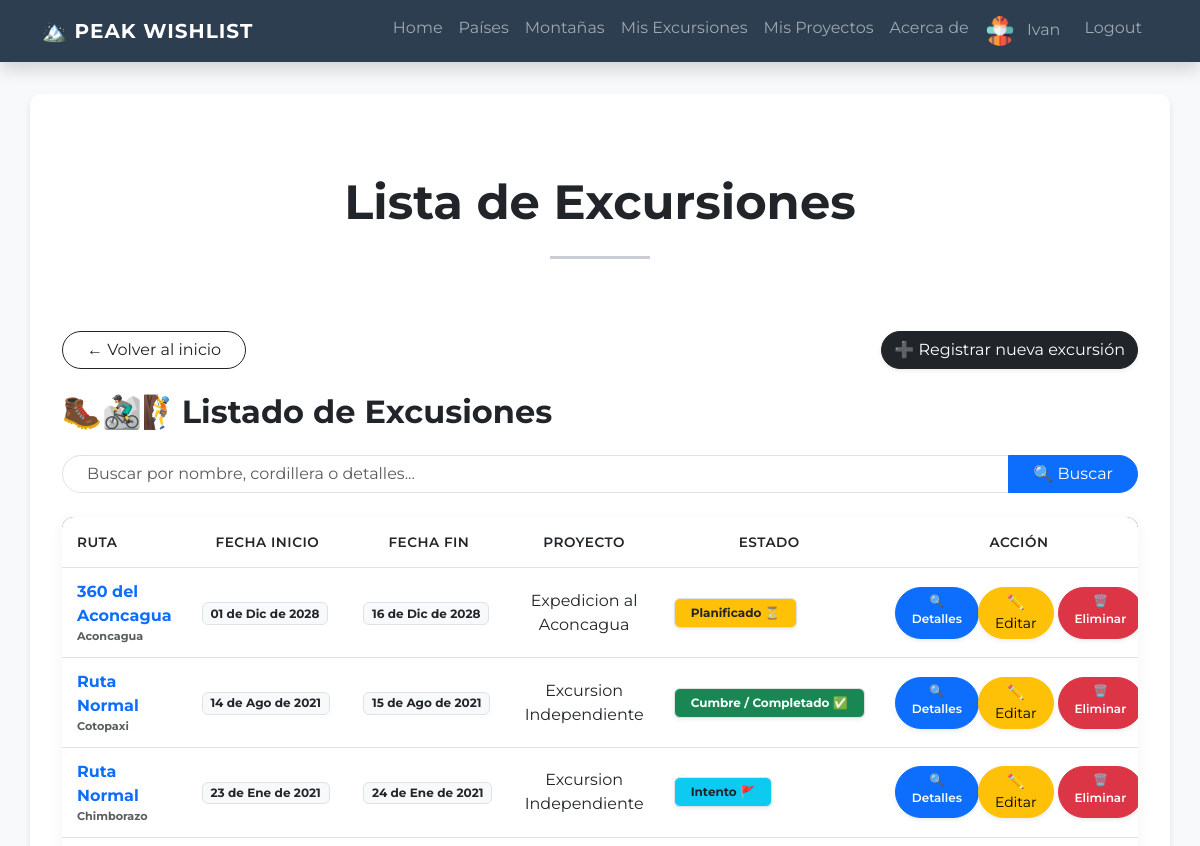
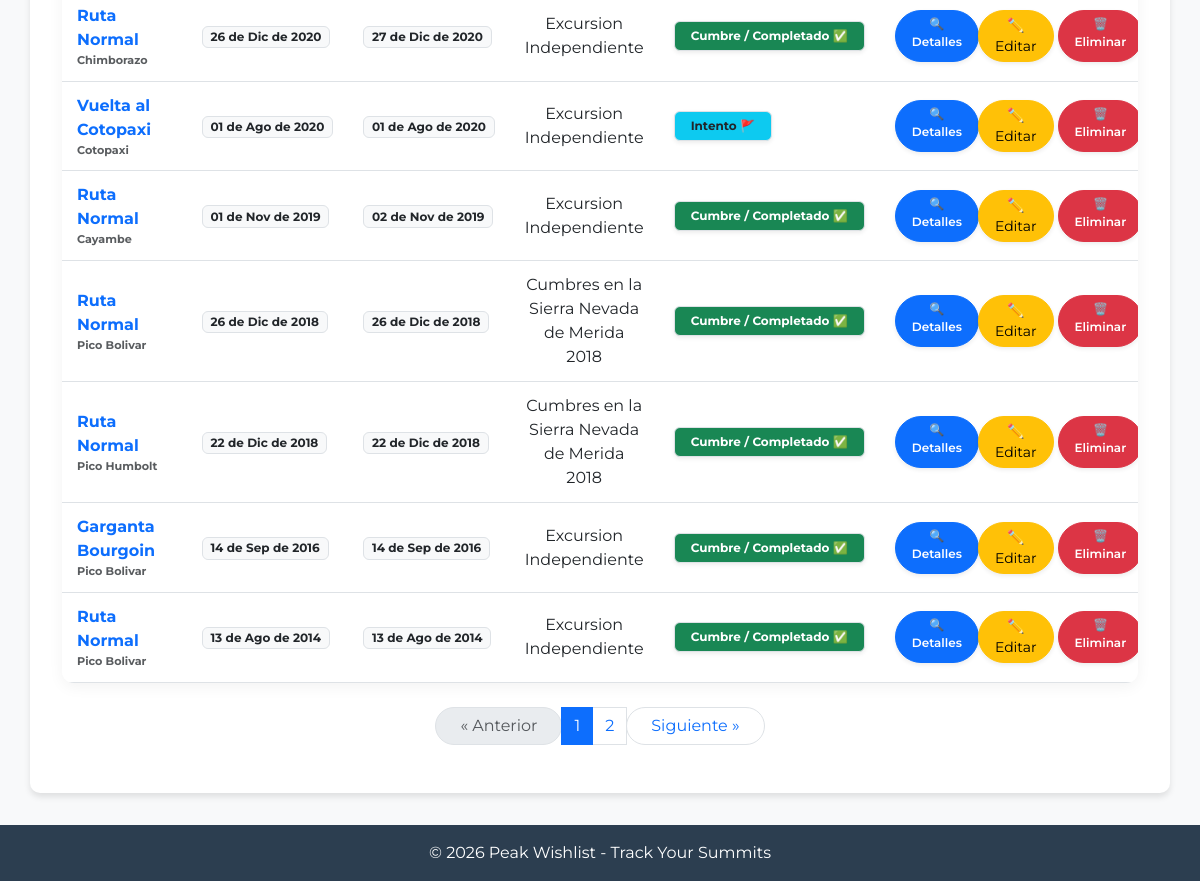
The app's page /excursiones/ (signed in), older data (2 pictures, top to bottom).
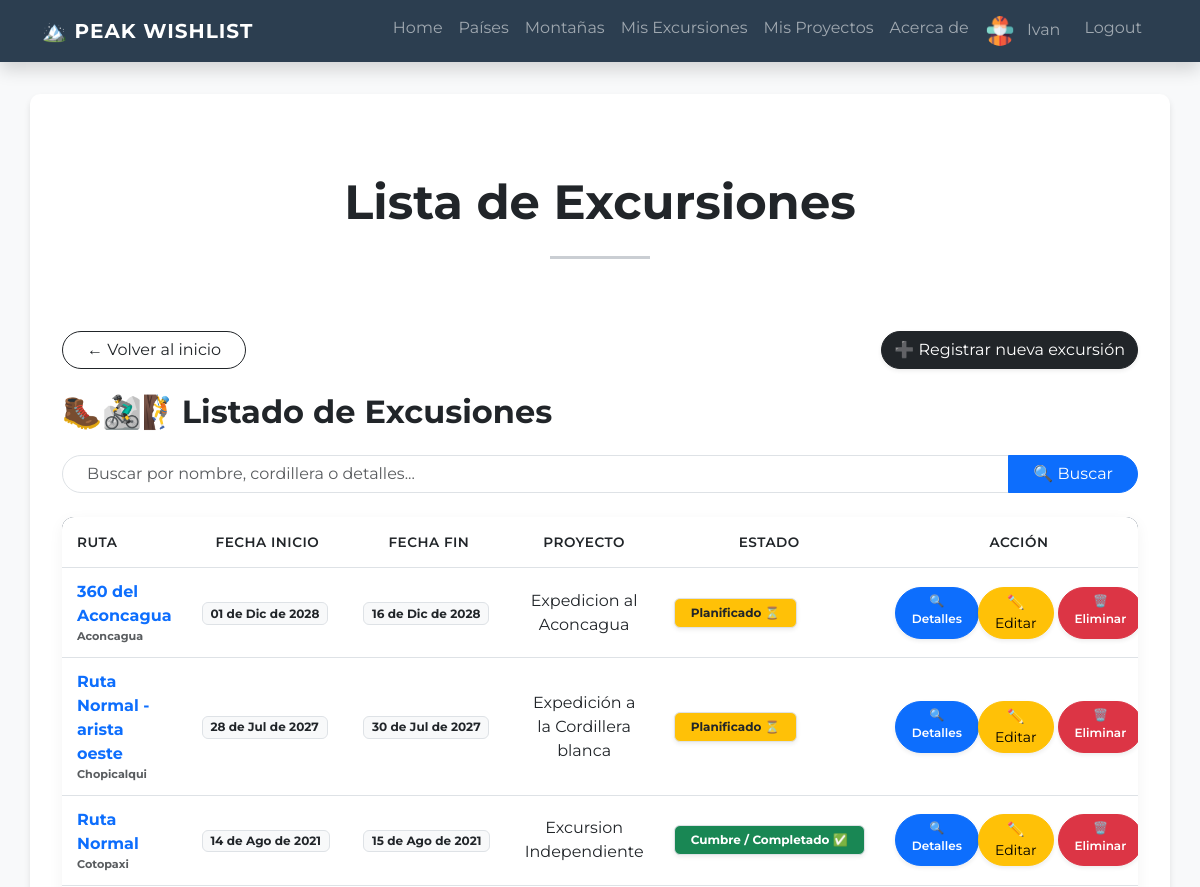
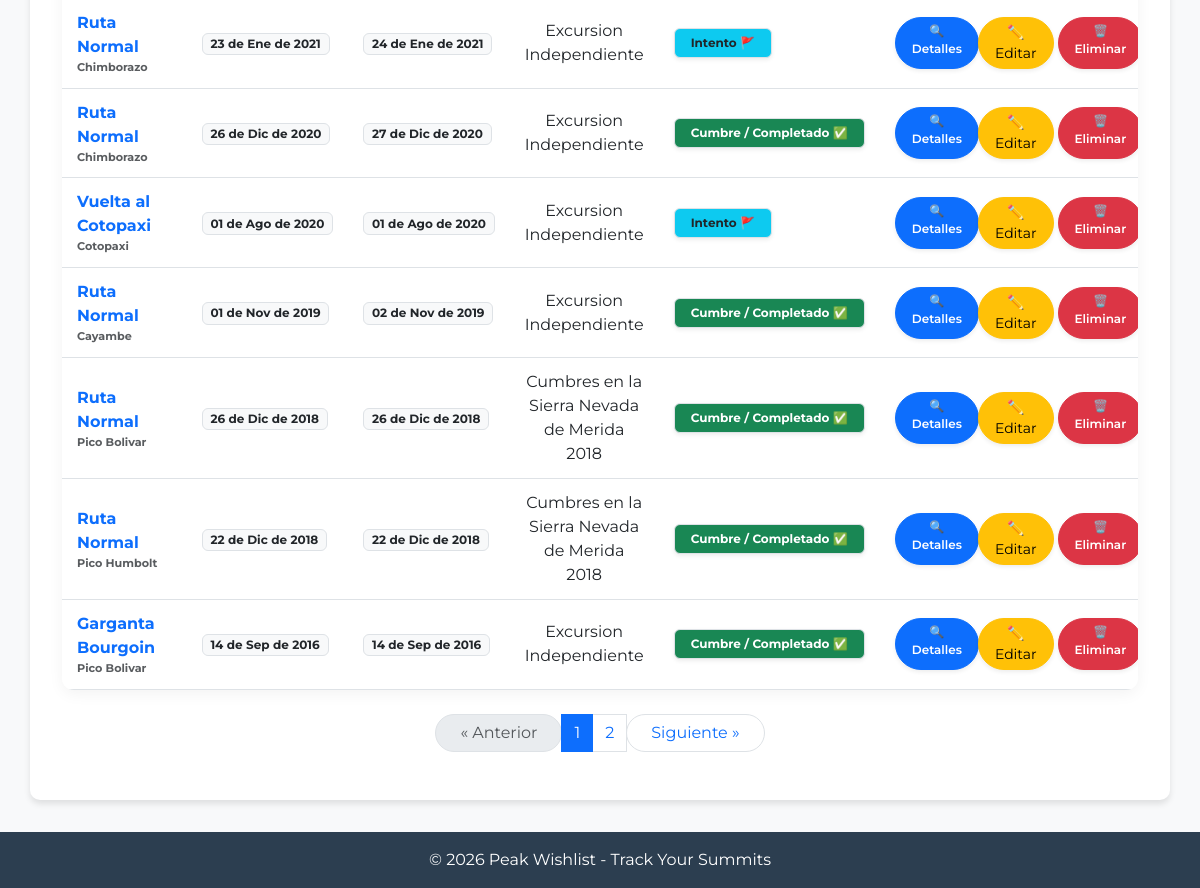
The same page, newer data (2 pictures, top to bottom).
### peak_wishlist/models.py (models this page shows, shortened)
class Excursion(models.Model):
    class Modalidad(models.TextChoices):
        GUIADO = 'Guiado'
        AUTOGUIADO = 'Autoguiado'
    class Estado(models.TextChoices):
        PLANIFICADO = 'Planificado'
        CUMBRE_COMPLETADO = 'Cumbre/Completado'
        INTENTO = 'Intento'
        CANCELADO = 'Cancelado'
    fecha_hora_inicio = models.DateTimeField(blank=False, null=False)
    fecha_hora_fin = models.DateTimeField(blank=False, null=False)
    equipo_utilizado = models.TextField(max_length=250, null=False, blank=False)
    companeros = models.TextField(max_length=250, null=False, blank=False)
    condiciones = models.TextField(max_length=250, null=False, blank=False)
    observaciones = models.TextField(max_length=250, null=False, blank=False)
    costo_total = MoneyField(max_digits=10, decimal_places=2, null=True, blank=True)
    modalidad = models.CharField(choices=Modalidad.choices, max_length=15, null=False, blank=True)
    estado = models.CharField(choices=Estado.choices, max_length=20, null=False, blank=True)
    ruta = models.ForeignKey(Ruta, on_delete=models.PROTECT, null=False, blank=False, related_name='salidas')
    proyecto = models.ForeignKey(Proyecto, on_delete=models.CASCADE, null=True, blank=True, related_name='actividades')
    usuario = models.ForeignKey(User,  on_delete=models.CASCADE, null = False)
    class Meta:
        verbose_name="Excursion"
        verbose_name_plural="Excursiones"

class Ruta(models.Model):
    class DificultadEscalada(models.TextChoices):
        R_56_4C_TRAD = "5.6 - 4c - Trad", "5.6 - 4c - Trad"
        R_56_4C_SPORT = "5.6 - 4c - Sport", "5.6 - 4c - Sport"
        R_57_5A_TRAD = "5.7 - 5a - Trad", "5.7 - 5a - Trad"
        R_57_5A_SPORT = "5.7 - 5a - Sport", "5.7 - 5a - Sport"
        R_58_5B_TRAD = "5.8 - 5b - Trad", "5.8 - 5b - Trad"
        R_58_5B_SPORT = "5.8 - 5b - Sport", "5.8 - 5b - Sport"
        R_59_5C_TRAD = "5.9 - 5c - Trad", "5.9 - 5c - Trad"
        R_59_5C_SPORT = "5.9 - 5c - Sport", "5.9 - 5c - Sport"
        R_510A_6A_TRAD = "5.10a - 6a - Trad", "5.10a - 6a - Trad"
        R_510A_6A_SPORT = "5.10a - 6a - Sport", "5.10a - 6a - Sport"
        R_510B_6A1_TRAD = "5.10b - 6a+ - Trad", "5.10b - 6a+ - Trad"
        R_510B_6A1_SPORT = "5.10b - 6a+ - Sport", "5.10b - 6a+ - Sport"
        R_510C_6B_TRAD = "5.10c - 6b - Trad", "5.10c - 6b - Trad"
        R_510C_6B_SPORT = "5.10c - 6b - Sport", "5.10c - 6b - Sport"
        R_510D_6B1_TRAD = "5.10d - 6b+ - Trad", "5.10d - 6b+ - Trad"
        R_510D_6B1_SPORT = "5.10d - 6b+ - Sport", "5.10d - 6b+ - Sport"
        R_511A_6C_TRAD = "5.11a - 6c - Trad", "5.11a - 6c - Trad"
        R_511A_6C_SPORT = "5.11a - 6c - Sport", "5.11a - 6c - Sport"
        R_511B_6C1_TRAD = "5.11b - 6c+ - Trad", "5.11b - 6c+ - Trad"
        R_511B_6C1_SPORT = "5.11b - 6c+ - Sport", "5.11b - 6c+ - Sport"
        R_511C_7A_TRAD = "5.11c - 7a - Trad", "5.11c - 7a - Trad"
        R_511C_7A_SPORT = "5.11c - 7a - Sport", "5.11c - 7a - Sport"
        R_511D_7A1_TRAD = "5.11d - 7a+ - Trad", "5.11d - 7a+ - Trad"
        R_511D_7A1_SPORT = "5.11d - 7a+ - Sport", "5.11d - 7a+ - Sport"
        R_512A_7B_TRAD = "5.12a - 7b - Trad", "5.12a - 7b - Trad"
        R_512A_7B_SPORT = "5.12a - 7b - Sport", "5.12a - 7b - Sport"
        R_512B_7B1_TRAD = "5.12b - 7b+ - Trad", "5.12b - 7b+ - Trad"
        R_513A_8A_SPORT = "5.13a - 8a - Sport", "5.13a - 8a - Sport"
        R_514A_8C_SPORT = "5.14a - 8c - Sport", "5.14a - 8c - Sport"
        R_515A_9B_SPORT = "5.15a - 9b - Sport", "5.15a - 9b - Sport"
    class DificultadAltaMontana(models.TextChoices):
        F = "F, I/II, 30°", "F, I/II, 30°"
        PD_MINUS = "PD-, II, 35°", "PD-, II, 35°"
        PD = "PD, II+, 40°", "PD, II+, 40°"
        PD_PLUS = "PD+, III, 45°", "PD+, III, 45°"
        AD_MINUS = "AD-, III+, 45°", "AD-, III+, 45°"
        AD = "AD, IV, 50°", "AD, IV, 50°"
        AD_PLUS = "AD+, IV+, 55°", "AD+, IV+, 55°"
        D_MINUS = "D-, V-, 60°", "D-, V-, 60°"
        D = "D, V, 65°", "D, V, 65°"
        D_PLUS = "D+, V+, 70°", "D+, V+, 70°"
        TD_MINUS = "TD-, VI-, 75°", "TD-, VI-, 75°"
        TD = "TD, VI, 80°", "TD, VI, 80°"
        TD_PLUS = "TD+, VI+, 85°", "TD+, VI+, 85°"
        ED1 = "ED1, VII, 90°", "ED1, VII, 90°"
        ED2 = "ED2, VII+, 90°", "ED2, VII+, 90°"
        ED3 = "ED3, VIII, 90°+", "ED3, VIII, 90°+"
        ED4 = "ED4, VIII+, 90°/100°", "ED4, VIII+, 90°/100°"
    class DificultadSenderismo(models.TextChoices):
        T1 = "T1, Senderismo", "T1, Senderismo"
        T2 = "T2, Senderismo de montaña", "T2, Senderismo de montaña"
        T3 = "T3, Senderismo de montaña exigente", "T3, Senderismo de montaña exigente"
        T4 = "T4, Senderismo alpino", "T4, Senderismo alpino"
        T5 = "T5, Senderismo alpino exigente", "T5, Senderismo alpino exigente"
        T6 = "T6, Senderismo alpino difícil", "T6, Senderismo alpino difícil"
    class DificultadMTB(models.TextChoices):
        S0 = "S0, Muy fácil", "S0, Muy fácil"
        S1 = "S1, Fácil", "S1, Fácil"
        S2 = "S2, Moderada", "S2, Moderada"
        S3 = "S3, Difícil", "S3, Difícil"
        S4 = "S4, Muy difícil", "S4, Muy difícil"
        S5 = "S5, Extrema", "S5, Extrema"
    class TipoActividad(models.TextChoices):
        ALTA_MONTANA = 'Alta Montaña'
        ESCALADA_EN_ROCA = 'Escalada'
        TREKKING = 'Trekking'
        MTB = 'Bicicleta de Montaña'
    class TipoTrayecto(models.TextChoices):
        IDA_Y_VUELTA = 'Ida y vuelta'
        Circuito = 'Circuito'
        Travesia = 'Travesia'
        Circunvalacion = 'Circunvalacion'
    class ExigenciaFisica(models.TextChoices):
        UN_DIA_E = 'Treking/escalada de un Dia'
        DOS_DIAS = 'Trekking/escalada de Fin de Semana'
        VARIOS_DIAS = 'Varios Dias en Montaña'
        GRAN_RECORRIDO = 'Gran Recorrido'
        RECORRIDO_LOCAL = 'Recorrido Local'
    class UnidadTiempo(models.TextChoices):
        DIAS = 'Dias'
        HORAS = 'Horas'
    nombre = models.CharField(max_length= 50, null=False, blank=False, default="Ruta Normal")
    actividad = models.CharField(max_length=30, choices=TipoActividad.choices, null=False, blank=False)
    tipo_trayecto = models.CharField(max_length=20, choices=TipoTrayecto.choices, null=False, blank=False)
    exigencia = models.CharField(max_length=50, choices=ExigenciaFisica.choices, null=False, blank=False)
    distancia = models.DecimalField(max_digits=7, decimal_places=2, null=False, blank=False)
    desnivel_positivo = models.DecimalField(max_digits=7, decimal_places=2, null=False, blank=False)
    informacion_general = models.TextField(max_length=250, null=True, blank=True)
    gps_trakking = models.URLField(max_length=100, null=False, blank=False)
    montana = models.ForeignKey(Montana, null=False, blank= False, on_delete=models.CASCADE, verbose_name="montaña")
    equipo_sugerido = models.TextField(max_length=250, null=False, blank=False)
    tiempo_estimado = models.IntegerField(null=False, blank= False)
    unidad_tiempo_estimado = models.CharField(choices=UnidadTiempo.choices, blank=False, null=False)
    dificultad_tecnica = models.CharField(max_length=50, null=False, blank=False)
    observaciones = models.TextField(max_length=200, null=True, blank=True)
    indicaciones_inicio_ruta = models.TextField(max_length=200, null=True, blank=True)

class Montana(models.Model):
    nombre = models.CharField(max_length= 50, null=False, blank=False)
    altitud = models.PositiveIntegerField(null=False, blank=False)
    cordillera = models.CharField(max_length=50, null=True, blank=True)
    pais = models.ManyToManyField(Pais, related_name="montanas")
    informacion_general = models.TextField(max_length=250, null=True, blank=True)
    requiere_permiso = models.BooleanField(default=False)
    parque = models.ForeignKey(Parque, null=True, blank=True, on_delete=models.PROTECT)
    class Meta:
        verbose_name="Montaña"
        verbose_name_plural="Montañas"

class Proyecto(models.Model):
    class Estado(models.TextChoices):
        PLANIFICADO = 'Planificado'
        COMPLETADO = 'Cumbre/Completado'
    nombre = models.CharField(max_length=250, null=False, blank=False)
    pais_destino = models.ForeignKey(Pais, on_delete=models.PROTECT, null=False, blank=False)
    usuario = models.ForeignKey(User,  on_delete=models.CASCADE, null = False)
    fecha_inicio = models.DateField(null=False, blank=False)
    fecha_fin = models.DateField(null=False, blank=False)
    presupuesto_general = MoneyField(max_digits=8, decimal_places=0, null=False, blank=False)
    companeros = models.TextField(max_length=250, null=False, blank=False)
    estado = models.CharField(choices=Estado.choices, max_length=20, null=False, blank=True)

### peak_wishlist/views/excursion.py (the view, shortened to what this page needs)
# urls.py: path("excursiones/", excursion.ExcursionList.as_view(), name="excursiones"),
class ExcursionList(ListView):
    model = Excursion
    template_name = "peak_wishlist/excursiones.html"
    context_object_name = "excursiones"
    paginate_by = 10
    def get_queryset(self) -> QuerySet[Any]:
        ruta_id = self.kwargs.get("ruta_id")
        proyecto_id = self.kwargs.get("proyecto_id")
        montana_id = self.kwargs.get("montana_id")
        user = self.request.user
        if ruta_id:
            self.filtro = get_object_or_404(Ruta, id=ruta_id)
            queryset = Excursion.objects.filter(usuario=user).filter(ruta=self.filtro).order_by(
                "-fecha_hora_inicio"
            )
        elif montana_id:
            self.filtro = get_object_or_404(Montana, id=montana_id)
            queryset = Excursion.objects.filter(usuario=user).filter(ruta__montana=self.filtro).order_by(
                "-fecha_hora_inicio"
            )
        elif proyecto_id:
            self.filtro = get_object_or_404(Proyecto, id=proyecto_id)
            queryset = Excursion.objects.filter(usuario=user).filter(proyecto=self.filtro).order_by(
                "-fecha_hora_inicio"
            )
        else:
            self.filtro = None
            queryset = Excursion.objects.filter(usuario=user).order_by("-fecha_hora_inicio")
        query = self.request.GET.get("q")
        if query:
            queryset = queryset.filter(
                Q(ruta__nombre__icontains=query)
                | Q(proyecto__nombre__icontains=query)
                | Q(ruta__montana__nombre__icontains=query)
            )
        return queryset
    def get_context_data(self, **kwargs: Any) -> dict[str, Any]:
        context = super().get_context_data(**kwargs)
        if isinstance(self.filtro, Ruta):
            context["extension_titulo"] = (
                f"para la ruta {self.filtro.nombre} en {self.filtro.montana.nombre}"
            )
            context["url_volver"] = reverse_lazy(
                "peak_wishlist:ruta_detail",
                kwargs={"pk": self.filtro.pk},
            )
            context["volver_label"] = f"Volver a {self.filtro.nombre}"
        elif isinstance(self.filtro, Proyecto):
            context["extension_titulo"] = f"en el proyecto {self.filtro.nombre}"
            context["url_volver"] = reverse_lazy("peak_wishlist:index")
            context["volver_label"] = "Volver al inicio"
        else:
            context["extension_titulo"] = ""
            context["url_volver"] = reverse_lazy("peak_wishlist:index")
            context["volver_label"] = "Volver al inicio"
        return context

### peak_wishlist/templates/peak_wishlist/excursiones.html (shortened to what the changed rows need)
{% extends 'peak_wishlist/base.html' %}
{% block contenido %}
<h2 class="mb-4 text-dark fw-bold">🥾🚵‍♂️🧗Listado de Excusiones {{ extension_titulo }}</h2>
<div class="table-container-custom table-responsive">
    <table class="table table-custom mb-0">
        <thead>
            <tr>
                <th>Ruta</th>
                <th class="text-center">Fecha Inicio</th>
                <th class="text-center">Fecha Fin</th>
                <th class="text-center">Proyecto</th>
                <th class="text-center">Estado</th>
                <th class="text-center">Acción</th>
            </tr>
        </thead>
        <tbody>
            {% for excursion in excursiones %}
            <tr>
                <td class="fw-bold text-primary">
                    <div class="fw-bold text-primary">{{ excursion.ruta.nombre }}</div>
                    <div class="text-muted small" style="font-size: 0.7rem;">{{ excursion.ruta.montana.nombre }}</div>
                </td>
               <td>
                    <span class="badge bg-light text-dark border">
                        {{ excursion.fecha_hora_inicio|date:"d \d\e M \d\e Y"}}
                    </span>
                </td>
                <td>
                    <span class="badge bg-light text-dark border">
                         {{ excursion.fecha_hora_fin|date:"d \d\e M \d\e Y"}}
                    </span>
                </td>
                <td class="text-center">
                    {% if excursion.proyecto %}
                        {{ excursion.proyecto.nombre}}
                    {% else %}
                        Excursion Independiente
                    {% endif %}
                </td>
                <td>
                    <span class="badge border shadow-sm px-3 py-2
                    {% if excursion.estado == 'Cumbre/Completado' %}
                         bg-success
                    {% elif excursion.estado == 'Intento' %}
                         bg-info text-dark
                    {% elif excursion.estado == 'Planificado' %}
                         bg-warning text-dark
                    {% else %}
                         bg-danger
                    {% endif %}">
                    {% if excursion.estado == 'Cumbre/Completado' %}
                         Cumbre / Completado ✅
                    {% elif excursion.estado == 'Intento' %}
                         Intento 🚩
                    {% elif excursion.estado == 'Planificado' %}
                         Planificado ⏳
                    {% else %}
                         Cancelado ❌
                    {% endif %}
                    </span>
                </td>
                <td class="text-center">
                    <div class="btn-group" role="group">
                        <a href="{% url 'peak_wishlist:excursion_detail' excursion.pk %}"
                           class="btn btn-sm btn-primary rounded-pill shadow-sm px-3"
                           style="font-size: 0.75rem; font-weight: 600;">
                            🔍 Detalles
                        </a>
                        <a href="{% url 'peak_wishlist:excursion_update' excursion.pk %}?"
                        class="btn btn-sm btn-warning rounded-pill shadow-sm px-3">
                            ✏️ Editar
                        </a>
                        <a href="{% url 'peak_wishlist:excursion_delete' excursion.pk %}"
                           class="btn btn-sm btn-danger rounded-pill shadow-sm px-3 ms-1"
                           style="font-size: 0.75rem; font-weight: 600;">
                            🗑️ Eliminar
                        </a>
                    </div>
                </td>
            </tr>
            {% empty %}
            <tr>
                <td colspan="6" class="text-center py-4 text-muted">
                    No hay Excursiones registradas todavía.
                </td>
            </tr>
            {% endfor %}
        </tbody>
    </table>
</div>
{% include 'peak_wishlist/componentes/paginacion.html' %}
{% endblock contenido %}

Row changes from the older to the newer data that the page shows:
no longer on this page (row unchanged): Excursion: ruta.nombre "Ruta Normal", ruta.montana.nombre "Pico Bolivar", fecha_hora_inicio "13 de Ago de 2014", fecha_hora_fin "13 de Ago de 2014", shows "Excursion Independiente", shows "Cumbre / Completado ✅"
added Excursion: ruta.nombre "Ruta Normal - arista oeste", ruta.montana.nombre "Chopicalqui", fecha_hora_inicio "28 de Jul de 2027", fecha_hora_fin "30 de Jul de 2027", proyecto.nombre "Expedición a la Cordillera blanca", estado "Planificado ⏳"
